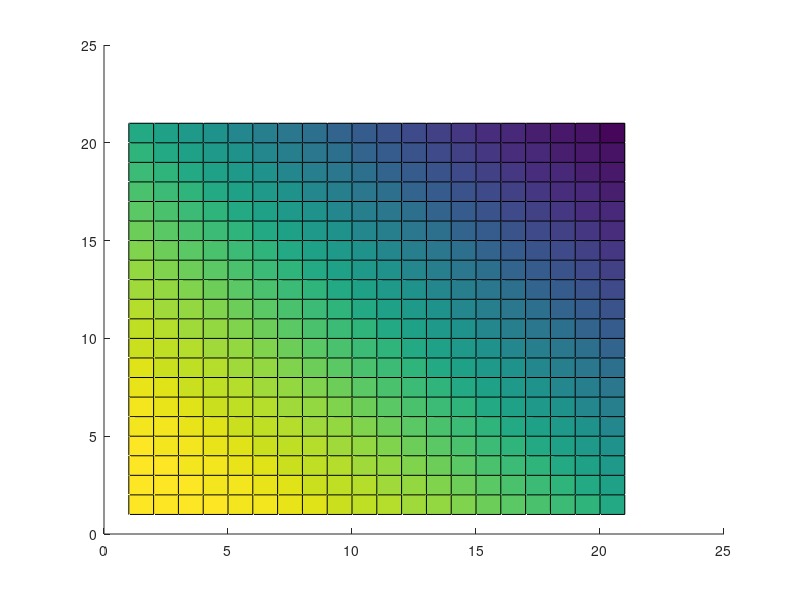

The MATLAB source for this figure:
clear all
close all
tic

FinalOrder=5; %(2^FinalOrder)+1 number of nodes used along one side
RunMode = 1; %1 for normal operation, 2 to examine error, 3 for execution testing
MapType = 1; %1 for constant transform, 2 for nodal evaluation of transform
SparseType = 2; %1 for indexed population, 2 for apriori creation
if MapType==2 && SparseType==2
    error('Unsupported mode types')
end

for t=0:2:40
    t
    for p=0:2:40
        theta = pi*(t/180);
        phi = pi*(p/180);

%Non-loop required initialization
%=========================================================
%Comp domain params
%        xi-eta, xi, eta, offset
CompDomain =   [0 0 0 1;  %a
                0 1 0 1;  %b
                1 1 1 1;  %c
                0 0 1 1]; %d
            
% Physical domain parameters
L = 2;
Forcing = 1;       % Forcing function
%BCs
Left =1;
Right =1;
Top =1;
Bottom =1;

%              a, b           , c                          , d  
PhysDomainX = [0, L*cos(theta), (L*cos(theta))+(L*sin(phi)), L*sin(phi)];
PhysDomainY = [0, L*sin(theta), (L*sin(theta))+(L*cos(phi)), L*cos(phi)];

% Calculate bilinear map coefficients
BiMapX = CompDomain\PhysDomainX';
BiMapY = CompDomain\PhysDomainY';

for Exp=FinalOrder:-1:1
    N=(2^Exp)+1; %Left without semicolon to indicate progress
% Comp domain params
%=========================================================
Nxi = N;  	
Neta = N;  	
NNodes = Nxi*Neta;
F = ones(1,NNodes);
            
Dxi  = 1/(Nxi  - 1);
Deta = 1/(Neta - 1);
            
% Calculate xi, eta and node number
%=========================================================
if SparseType==1
    NodeNumber=zeros(Neta,Nxi);

    counter = 0;
    for j = 1:Neta
        for i = 1:Nxi
            counter = counter + 1;
            NodeNumber(i,j) = counter; 
        end
    end
end

% Implement the mapping 
%=========================================================

%It turns out that the transform coefficients are constant across (i,j) for
%this mapping so we can save a lot of time not calculating them for all 
%i,j) or indexing the matrices in later equations.

% Calculate the transformed equation coefficients
if MapType==1
    a= BiMapX(3)^2+BiMapY(3)^2;
    b= BiMapX(3)*BiMapX(2)+BiMapY(3)*BiMapY(2);
    c= BiMapX(2)^2+BiMapY(2)^2;
    
    alpha = -2*b*BiMapX(1);
    beta  = -2*b*BiMapY(1);

    J= BiMapX(2)*BiMapY(3)-BiMapX(3)*BiMapY(2);

    d= (BiMapY(2)*alpha-BiMapX(2)*beta)/J; 
    e= BiMapX(3)*beta-BiMapY(3)*alpha;
elseif MapType==2
    for j=1:Neta
        for i=1:Nxi
            xi=(i-1)*Neta*Dxi;
            eta=(j-1)*Nxi*Deta;
            a(i,j)= ((BiMapX(1)*xi+BiMapX(3))^2)+((BiMapY(1)*xi+BiMapY(3))^2);
            b(i,j)= ((BiMapX(1)*xi+BiMapX(3))*(BiMapX(1)*eta+BiMapX(2)))+((BiMapY(1)*xi+BiMapY(3))*(BiMapY(1)*eta+BiMapY(2)));
            c(i,j)= ((BiMapX(1)*eta+BiMapX(2))^2)+((BiMapY(1)*eta+BiMapY(2))^2);

            alpha = -2*b(i,j)*BiMapX(1);
            beta  = -2*b(i,j)*BiMapY(1);

            J(i,j)= ((BiMapX(1)*eta+BiMapX(2))*(BiMapY(1)*xi+BiMapY(3)))-((BiMapX(1)*xi+BiMapX(3))*(BiMapY(1)*eta+BiMapY(2)));

            d(i,j)= (((BiMapY(1)*eta+BiMapY(2))*alpha)-((BiMapX(1)*eta+BiMapX(2))*beta))/J(i,j); 
            e(i,j)= ((BiMapX(1)*xi+BiMapX(3))*beta)-((BiMapY(1)*xi+BiMapY(3))*alpha);
       end
    end
end

% Set-up finite difference matrix 
%=========================================================
if MapType==1
    corner =(2*b)/(4*Deta*Dxi)*(-1/J^2);
    ip =(a/Dxi^2 +e/(2*Dxi))*(-1/J^2);
    in =(a/Dxi^2 -e/(2*Dxi))*(-1/J^2);
    jp =(c/Deta^2 +d/(2*Deta))*(-1/J^2);
    jn =(c/Deta^2 -d/(2*Deta))*(-1/J^2);
    center =((-2*c)/Deta^2 -(2*a)/Dxi^2)*(-1/J^2);

    if SparseType==1
        A = spalloc(NNodes,NNodes, NNodes*10);	% allocate the matrix
        for j = 2:(Neta - 1)
            for i = 2:(Nxi-1)
                % Populate A-Matrix
                %================================================
                NodeN = NodeNumber(i,j);
                A(NodeN, NodeNumber(i+0,j+0)) =  center; 

                A(NodeN, NodeNumber(i+1,j+0)) =  ip;
                A(NodeN, NodeNumber(i-1,j+0)) =  in;

                A(NodeN, NodeNumber(i+0,j+1)) =  jp;
                A(NodeN, NodeNumber(i+0,j-1)) =  jn;

                A(NodeN, NodeNumber(i+1,j+1)) =  -corner;
                A(NodeN, NodeNumber(i+1,j-1)) =  corner;
                A(NodeN, NodeNumber(i-1,j+1)) =  corner;
                A(NodeN, NodeNumber(i-1,j-1)) =  -corner;
            end
        end
    elseif SparseType==2
        %Create matrix containing diagonals to be put in A matrix
        %Brother are directly adjacent diags(nodes along i in stencil), cousins are the
        %grouped diags(each level along j in stencil)
        %"Magic" numbers are static and based on a 3x3 stencil
        DiagValue = ones(NNodes,9);
        for cousin =0:2
            for brother =0:2
                for iter =1:Neta-3
                    R =Nxi*iter-1:Nxi*iter;
                    %Snips out gaps amongst diags in A
                    DiagValue(R+brother+cousin*Nxi,cousin*3+brother+1) =0;
                end
                %Cuts off top and bottom of A
                DiagValue([1:brother+cousin*Nxi, NNodes-(2-cousin)*Nxi+brother-1:NNodes],cousin*3+brother+1) =0;
            end
        end
        %Set diags to correct static value
        DiagValue(:,1) =DiagValue(:,1).*-corner;
        DiagValue(:,2) =DiagValue(:,2).*jn;
        DiagValue(:,3) =DiagValue(:,3).*corner;
        DiagValue(:,4) =DiagValue(:,4).*in;
        DiagValue(:,5) =DiagValue(:,5).*center;
        DiagValue(:,6) =DiagValue(:,6).*ip;
        DiagValue(:,7) =DiagValue(:,7).*corner;
        DiagValue(:,8) =DiagValue(:,8).*jp;
        DiagValue(:,9) =DiagValue(:,9).*-corner;
        %Set-up BCs
        DiagValue(1:Nxi,5) = Bottom;
        DiagValue(NNodes-Nxi+1:NNodes,5) = Top;
        DiagValue(Nxi+1:Nxi:Neta*Nxi+1,5) = Left;
        DiagValue(2*Nxi:Nxi:(Neta+1)*Nxi,5) = Right;
        
        %Create sparse matrix with diags defined in DiagValue along diag numbers
        %defined in DiagLoc
        %Based on 3x3 stencil
        DiagLoc =[-Nxi-1 -Nxi -Nxi+1 -1 0 1 Nxi-1 Nxi Nxi+1];
        A=spdiags(DiagValue, DiagLoc, NNodes, NNodes);
    end
elseif MapType==2
    A = spalloc(NNodes,NNodes, NNodes*10);	% allocate the matrix
    for j = 2:(Neta - 1)
        for i = 2:(Nxi-1)
            % Populate A-Matrix
            %================================================
            NodeN = NodeNumber(i,j);
            A(NodeN, NodeNumber(i+0,j+0)) =  ((-2*c(i,j))/Deta^2 -(2*a(i,j))/Dxi^2)     *(-1./J(i,j)^2);   

            A(NodeN, NodeNumber(i+1,j+0)) =  (a(i,j)/Dxi^2 +e(i,j)/(2*Dxi))             *(-1./J(i,j)^2);
            A(NodeN, NodeNumber(i-1,j+0)) =  (a(i,j)/Dxi^2 -e(i,j)/(2*Dxi))             *(-1./J(i,j)^2);

            A(NodeN, NodeNumber(i+0,j+1)) =  (c(i,j)/Deta^2 +d(i,j)/(2*Deta))           *(-1./J(i,j)^2);
            A(NodeN, NodeNumber(i+0,j-1)) =  (c(i,j)/Deta^2 -d(i,j)/(2*Deta))           *(-1./J(i,j)^2);

            A(NodeN, NodeNumber(i+1,j+1)) =  ((-2*b(i,j))/(4*Deta*Dxi))                 *(-1./J(i,j)^2);
            A(NodeN, NodeNumber(i+1,j-1)) =  ((2*b(i,j))/(4*Deta*Dxi))                  *(-1./J(i,j)^2);
            A(NodeN, NodeNumber(i-1,j+1)) =  ((2*b(i,j))/(4*Deta*Dxi))                  *(-1./J(i,j)^2);
            A(NodeN, NodeNumber(i-1,j-1)) =  ((-2*b(i,j))/(4*Deta*Dxi))                 *(-1./J(i,j)^2);
        end
    end
end

%Populate forcing vector
%================================================
F=F.*Forcing;

% Implement Boundary conditions
%=========================================================
if SparseType==1
    for(i = 1:(Nxi))
        j = 1;
        ij = NodeNumber(i,j);
        A(ij,ij) = Bottom;
        F(ij) = 0;

        j = Neta;
        ij = NodeNumber(i,j);
        A(ij,ij) = Top;
        F(ij) = 0;
    end

    for(j = 2:(Neta-1))
        i = 1;
        ij = NodeNumber(i,j);
        A(ij,ij) = Left;
        F(ij) = 0;

        i = Nxi;
        ij = NodeNumber(i,j);
        A(ij,ij) = Right;
        F(ij) = 0;
    end
end

% Solve the linear system
%=========================================================
Solution = A\F';
MaxDeflect((t/2)+1,(p/2)+1) = max(max(Solution));

end
    end
end

toc
beep

surface(MaxDeflect)



